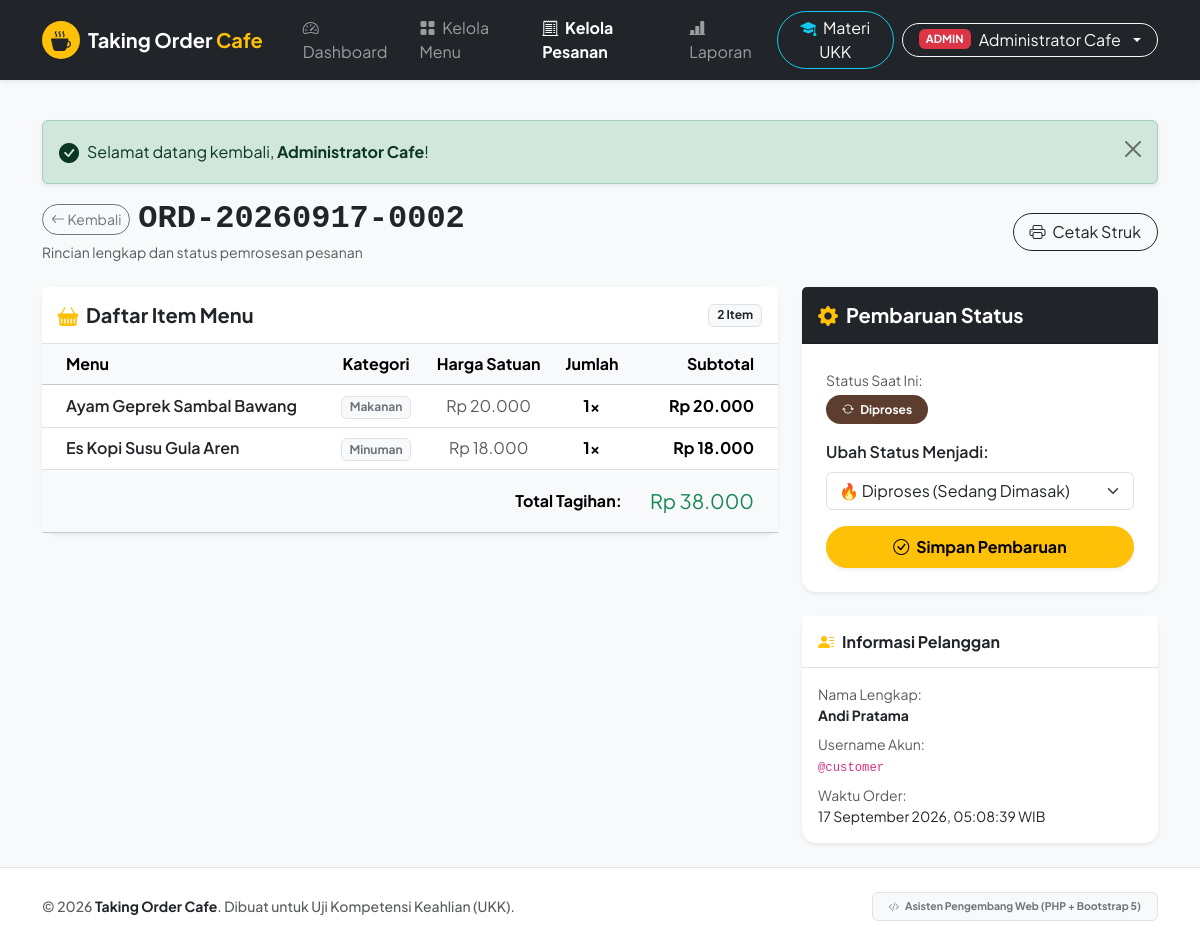
The app's page /admin/order-detail.php?id=2 (signed in) with its own data.
### tables this page shows
CREATE TABLE IF NOT EXISTS `orders` (
    `id` INT AUTO_INCREMENT PRIMARY KEY,
    `order_code` VARCHAR(50) NOT NULL UNIQUE,
    `user_id` INT NOT NULL,
    `total` DECIMAL(12, 2) NOT NULL DEFAULT 0.00,
    `status` ENUM('Menunggu', 'Diproses', 'Selesai', 'Dibatalkan') NOT NULL DEFAULT 'Menunggu',
    `created_at` DATETIME DEFAULT CURRENT_TIMESTAMP,
    CONSTRAINT `fk_orders_user` FOREIGN KEY (`user_id`) REFERENCES `users` (`id`) ON DELETE CASCADE ON UPDATE CASCADE
);

CREATE TABLE IF NOT EXISTS `order_details` (
    `id` INT AUTO_INCREMENT PRIMARY KEY,
    `order_id` INT NOT NULL,
    `menu_id` INT NOT NULL,
    `price` DECIMAL(10, 2) NOT NULL,
    `quantity` INT NOT NULL DEFAULT 1,
    `subtotal` DECIMAL(12, 2) NOT NULL,
    CONSTRAINT `fk_order_details_order` FOREIGN KEY (`order_id`) REFERENCES `orders` (`id`) ON DELETE CASCADE ON UPDATE CASCADE,
    CONSTRAINT `fk_order_details_menu` FOREIGN KEY (`menu_id`) REFERENCES `menus` (`id`) ON DELETE RESTRICT ON UPDATE CASCADE
);

CREATE TABLE IF NOT EXISTS `menus` (
    `id` INT AUTO_INCREMENT PRIMARY KEY,
    `name` VARCHAR(100) NOT NULL,
    `category` VARCHAR(50) NOT NULL,  
    `description` TEXT,
    `price` DECIMAL(10, 2) NOT NULL,
    `image` VARCHAR(255) DEFAULT 'default-menu.png',
    `status` ENUM('available', 'unavailable') NOT NULL DEFAULT 'available',
    `created_at` DATETIME DEFAULT CURRENT_TIMESTAMP
);

CREATE TABLE IF NOT EXISTS `users` (
    `id` INT AUTO_INCREMENT PRIMARY KEY,
    `name` VARCHAR(100) NOT NULL,
    `username` VARCHAR(50) NOT NULL UNIQUE,
    `password` VARCHAR(255) NOT NULL,
    `role` ENUM('admin', 'customer') NOT NULL DEFAULT 'customer',
    `created_at` DATETIME DEFAULT CURRENT_TIMESTAMP
);

### admin/order-detail.php (the view, shortened to what this page needs)
<?php
require_once __DIR__ . '/../config/database.php';
require_once __DIR__ . '/../includes/functions.php';
$orderId = isset($_GET['id']) ? (int)$_GET['id'] : 0;
try {
    $stmt = $pdo->prepare("SELECT o.*, u.name AS customer_name, u.username AS customer_username
                           FROM orders o
                           JOIN users u ON o.user_id = u.id
                           WHERE o.id = ? LIMIT 1");
    $stmt->execute([$orderId]);
    $order = $stmt->fetch();
    $stmtItems = $pdo->prepare("SELECT od.*, m.name AS menu_name, m.category AS menu_category
                                FROM order_details od
                                JOIN menus m ON od.menu_id = m.id
                                WHERE od.order_id = ?");
    $stmtItems->execute([$orderId]);
    $items = $stmtItems->fetchAll();
} catch (PDOException $e) {
    die("Error database: " . $e->getMessage());
}
require_once __DIR__ . '/../includes/header.php';
?>
<div class="d-flex flex-column flex-md-row justify-content-between align-items-md-center gap-3 mb-4 no-print">
    <div>
        <div class="d-flex align-items-center gap-2 mb-1">
            <a href="<?php echo base_url('admin/orders.php'); ?>" class="btn btn-sm btn-outline-secondary rounded-pill">
                <i class="bi bi-arrow-left"></i> Kembali
            </a>
            <h2 class="fw-bold mb-0 font-monospace text-dark"><?php echo htmlspecialchars($order['order_code']); ?></h2>
        </div>
        <p class="text-muted small mb-0">Rincian lengkap dan status pemrosesan pesanan</p>
    </div>
    <div class="d-flex gap-2">
        <button onclick="window.print()" class="btn btn-outline-dark rounded-pill px-3">
            <i class="bi bi-printer me-1"></i> Cetak Struk
        </button>
    </div>
</div>
<div class="row g-4">
    <div class="col-lg-8">
        <div class="card border-0 shadow-sm">
            <div class="card-header bg-white py-3 border-bottom d-flex justify-content-between align-items-center">
                <h5 class="fw-bold mb-0"><i class="bi bi-basket-fill me-2 text-warning"></i>Daftar Item Menu</h5>
                <span class="badge bg-light text-dark border"><?php echo count($items); ?> Item</span>
            </div>
            <div class="card-body p-0">
                <div class="table-responsive">
                    <table class="table table-hover align-middle mb-0">
                        <thead class="table-light">
                            <tr>
                                <th class="ps-4">Menu</th>
                                <th class="text-center">Kategori</th>
                                <th class="text-center">Harga Satuan</th>
                                <th class="text-center">Jumlah</th>
                                <th class="text-end pe-4">Subtotal</th>
                            </tr>
                        </thead>
                        <tbody>
                            <?php foreach ($items as $item): ?>
                                <tr>
                                    <td class="ps-4 fw-semibold text-dark">
                                        <?php echo htmlspecialchars($item['menu_name']); ?>
                                    </td>
                                    <td class="text-center">
                                        <span class="badge bg-light text-secondary border small"><?php echo htmlspecialchars($item['menu_category']); ?></span>
                                    </td>
                                    <td class="text-center text-muted"><?php echo format_rupiah($item['price']); ?></td>
                                    <td class="text-center fw-bold"><?php echo (int)$item['quantity']; ?>x</td>
                                    <td class="text-end pe-4 fw-bold"><?php echo format_rupiah($item['subtotal']); ?></td>
                                </tr>
                            <?php endforeach; ?>
                        </tbody>
                        <tfoot class="table-light">
                            <tr>
                                <td colspan="4" class="text-end fw-bold py-3">Total Tagihan:</td>
                                <td class="text-end pe-4 fs-5 fw-extrabold text-success py-3">
                                    <?php echo format_rupiah($order['total']); ?>
                                </td>
                            </tr>
                        </tfoot>
                    </table>
                </div>
            </div>
        </div>
    </div>
    <div class="col-lg-4 no-print">
        <div class="card border-0 shadow-sm mb-4">
            <div class="card-header bg-dark text-white py-3">
                <h5 class="fw-bold mb-0"><i class="bi bi-gear-fill me-2 text-warning"></i>Pembaruan Status</h5>
            </div>
            <div class="card-body p-4">
                <div class="mb-3">
                    <label class="form-label text-muted small mb-1">Status Saat Ini:</label>
                    <div><?php echo render_status_badge($order['status']); ?></div>
                </div>
                <form action="<?php echo base_url('admin/order-detail.php?id=' . $orderId); ?>" method="POST">
                    <div class="mb-3">
                        <label for="statusSelect" class="form-label fw-semibold">Ubah Status Menjadi:</label>
                        <select name="status" id="statusSelect" class="form-select">
                            <option value="Diproses" <?php echo ($order['status'] === 'Diproses') ? 'selected' : ''; ?>>🔥 Diproses (Sedang Dimasak)</option>
                        </select>
                    </div>
                    <button type="submit" class="btn btn-warning w-100 py-2 rounded-pill fw-bold shadow-sm" onclick="return confirm('Perbarui status pesanan ini?');">
                        <i class="bi bi-check-circle me-1"></i> Simpan Pembaruan
                    </button>
                </form>
            </div>
        </div>
        <div class="card border-0 shadow-sm">
            <div class="card-header bg-white py-3 border-bottom">
                <h6 class="fw-bold mb-0"><i class="bi bi-person-lines-fill me-2 text-warning"></i>Informasi Pelanggan</h6>
            </div>
            <div class="card-body p-3 small">
                <div class="mb-2">
                    <span class="text-muted d-block">Nama Lengkap:</span>
                    <strong><?php echo htmlspecialchars($order['customer_name']); ?></strong>
                </div>
                <div class="mb-2">
                    <span class="text-muted d-block">Username Akun:</span>
                    <code>@<?php echo htmlspecialchars($order['customer_username']); ?></code>
                </div>
                <div class="mb-0">
                    <span class="text-muted d-block">Waktu Order:</span>
                    <span><?php echo date('d F Y, H:i:s', strtotime($order['created_at'])); ?> WIB</span>
                </div>
            </div>
        </div>
    </div>
</div>
<?php require_once __DIR__ . '/../includes/footer.php'; ?>

### includes/functions.php (shortened to what this page needs)
<?php
function base_url($path = '') {
    static $base = null;
    if ($base === null) {
        $docRoot = isset($_SERVER['DOCUMENT_ROOT']) ? str_replace('\\', '/', realpath($_SERVER['DOCUMENT_ROOT'])) : '';
        $appRoot = str_replace('\\', '/', realpath(__DIR__ . '/..'));
        if (!empty($docRoot) && strpos($appRoot, $docRoot) === 0) {
            $base = substr($appRoot, strlen($docRoot));
        } else {
            $scriptDir = str_replace('\\', '/', dirname($_SERVER['SCRIPT_NAME'] ?? ''));
            $parts = explode('/', trim($scriptDir, '/'));
            $base = isset($parts[0]) && $parts[0] !== '' ? '/' . $parts[0] : '';
        }
        $base = '/' . trim($base, '/');
    }
    return $base . '/' . ltrim($path, '/');
}
function format_rupiah($number) {
    return 'Rp ' . number_format((float)$number, 0, ',', '.');
}
function render_status_badge($status) {
    $badgeClass = 'bg-secondary';
    $icon = 'bi-clock';
    switch ($status) {
        case 'Diproses':
            $badgeClass = 'bg-primary text-white';
            $icon = 'bi-arrow-repeat';
            break;
    }
    return '<span class="badge ' . $badgeClass . ' px-3 py-2 rounded-pill"><i class="bi ' . $icon . ' me-1"></i> ' . htmlspecialchars($status) . '</span>';
}
function render_flash_message() {
    if (isset($_SESSION['flash_message'])) {
        $flash = $_SESSION['flash_message'];
        $type = htmlspecialchars($flash['type']);
        $msg = strip_tags($flash['message'], '<strong><b><em><code><i><small><span>');
        $icon = 'bi-info-circle';
        if ($type === 'success') {
            $icon = 'bi-check-circle-fill';
        } elseif ($type === 'danger') {
            $icon = 'bi-exclamation-octagon-fill';
        } elseif ($type === 'warning') {
            $icon = 'bi-exclamation-triangle-fill';
        }
        echo '<div class="alert alert-' . $type . ' alert-dismissible fade show my-3 shadow-sm d-flex align-items-center" role="alert">';
        echo '<i class="bi ' . $icon . ' fs-5 me-2"></i>';
        echo '<div>' . $msg . '</div>';
        echo '<button type="button" class="btn-close" data-bs-dismiss="alert" aria-label="Close"></button>';
        echo '</div>';
    }
}

### assets/css/style.css (style rules this page uses)
:root { --bs-primary: #5c3d2e; --bs-primary-rgb: 92, 61, 46; --font-family-base: 'Plus Jakarta Sans', system-ui, -apple-system, sans-serif; }
body { font-family: var(--font-family-base); color: #2b2b2b; background-color: #f8f9fa; -webkit-font-smoothing: antialiased; }
.card { border-radius: 14px; transition: transform 0.2s ease, box-shadow 0.2s ease; }

### records on screen
orders: order_code "ORD-20260917-0002", total "Rp 38.000", status "Diproses", status "🔥 Diproses (Sedang Dimasak)", user.name "Andi Pratama", user.username "customer", created_at "17 September 2026, 05:08:39"
order_details: menu.name "Ayam Geprek Sambal Bawang", menu.category "Makanan", price "Rp 20.000", quantity "1", subtotal "Rp 20.000"
order_details: menu.name "Es Kopi Susu Gula Aren", menu.category "Minuman", price "Rp 18.000", quantity "1", subtotal "Rp 18.000"

### other values on screen
$role "ADMIN"
$currentUser['name'] "Administrator Cafe"
strip_tags($flash['message'], '<strong><b><em><code><i><small><span>') "Selamat datang kembali, Administrator Cafe !"
count($items) "2"
